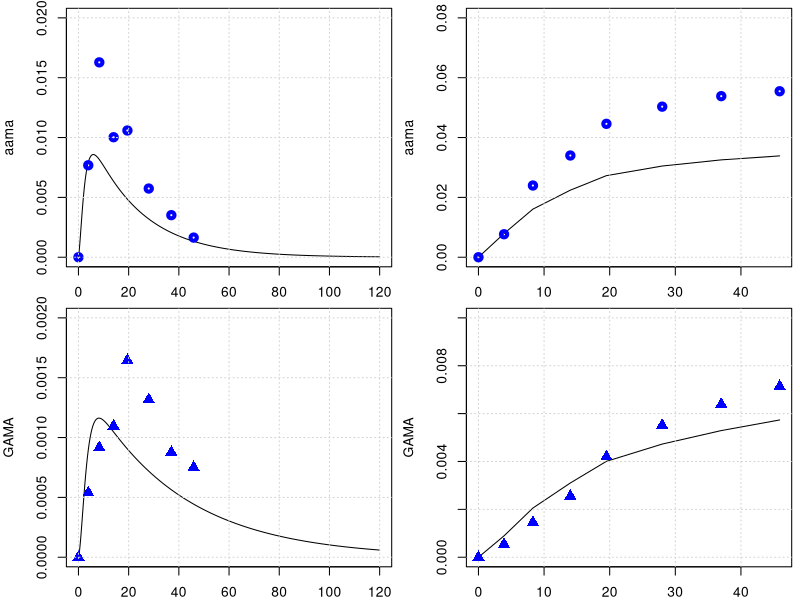
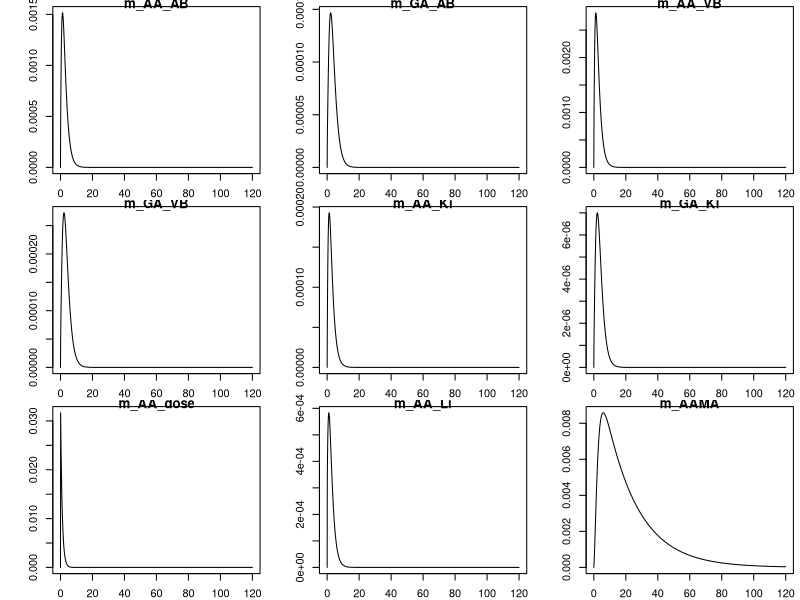
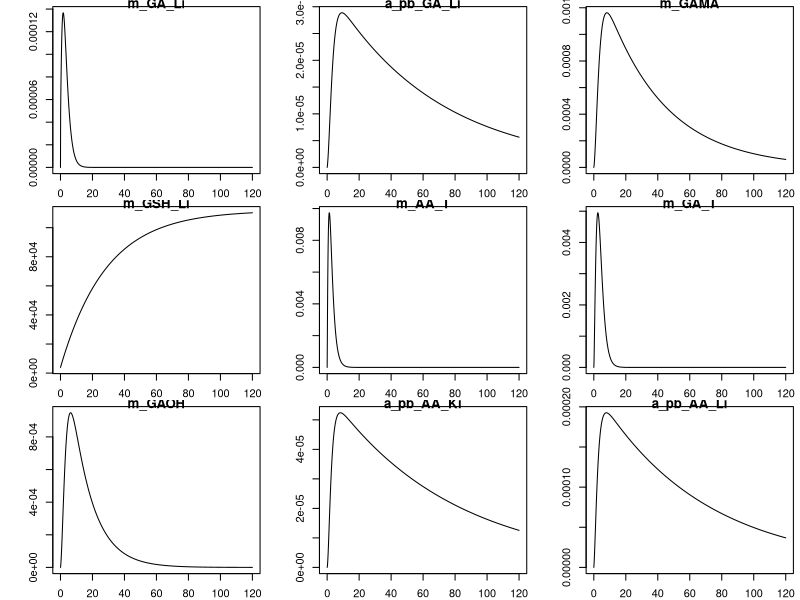
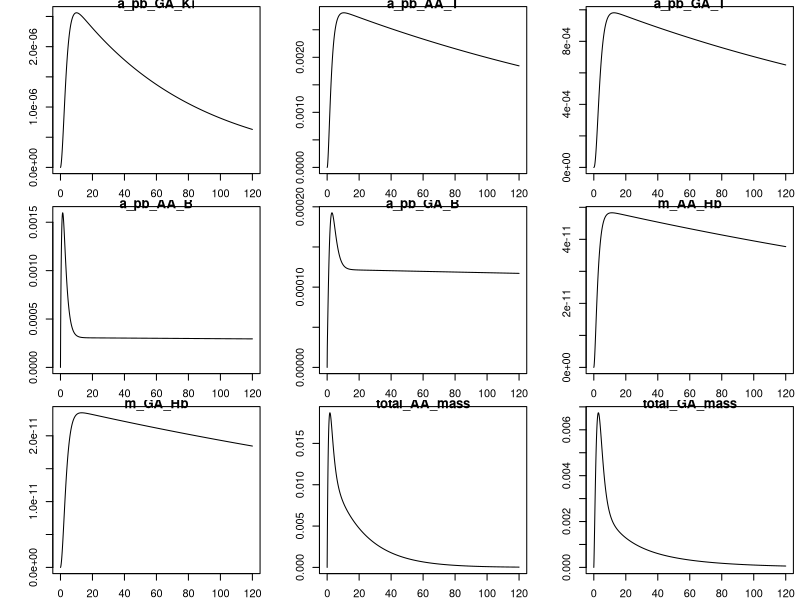
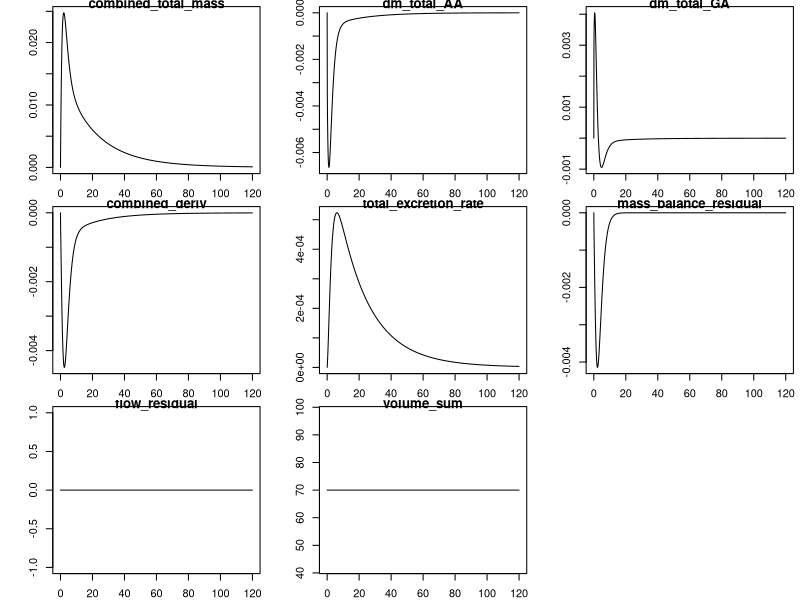

Here is the R script that generated these plots, in order:
library(deSolve)
library(minpack.lm)
graphics.off()

# body weight in kg
BW = 70 
# fractions of BW
##https://journals.sagepub.com/doi/pdf/10.1177/ANIB_32_3-4
F_B = 0.079 
F_B_AB = 0.35 #fraction: arterial blood of blood volume
F_B_VB = 0.65 #fraction: venous blood of blood volume
F_Li = 0.026
F_Ki = 0.0044
F_T = 1-(F_B+F_Li+F_Ki)
# organ volumes in L
V_AB <- BW*F_B*F_B_AB 
V_VB <- BW*F_B*F_B_VB 

V_T <- BW*F_T
V_Ki <- BW*F_Ki
V_Li <- BW*F_Li
# cardiac output in L/(kg*h)
##https://journals.sagepub.com/doi/pdf/10.1177/ANIB_32_3-4
QCC = 16        #12.5 # maybe 14 or 6.5 check?
Q_C = QCC*BW^0.75
#FQ_P = 2.5/100 Trine: We don't have a lung compartment in this model
FQ_Li = 0.255
FQ_Ki = 0.19 #total - there is also an aterial flow rate 
FQ_T = 1 -( FQ_Li + FQ_Ki) # +FQ_P) Trine: We don't have a lung compartment in this model
Q_Li <- Q_C*FQ_Li
Q_Ki <- Q_C*FQ_Ki
Q_T <- Q_C*FQ_T

MW_aa = 71   # mg/mmol
MW_ga = 87   # mg/mmol
MW_GSH = 307.32 # mg/mmol
k_0_GSH = 7   # from Sweeney paper.
MW_GSH = 307.32     # mg/mmol

# partition coefficient 
pAA_TB = .2        # Tissue::blood partition AA, Sweeney et al (2010) paper
pAA_KiB = 0.8      # Kidney::blood partition AA, Sweeney et al (2010) paper
pAA_LiB = 0.4      # liver::blood partition AA, Sweeney et al (2010) paper
# Maybe we said it earlier and these parameters are not sensitive to the model, but from which paper did you get the values of these partition coefs., 
# in the paper of Sweeney and of Li are different pAA_LiB = 0.4 and pAA_KiB = 0.8.

# reaction rate constants 
k_AAuptake = 1 #1/h

k_onAA_T = 0.028  #1/h     # we took it from Sweenney
k_onAA_B = 0.036  #1/h
k_onAA_Li = 0.71 #1/h
k_onAA_Ki = 0.13 #1/h

# from 0.23 to 0.35
k_cl_GSH = 0.035   # 1/h   #  Reed et al. 2008 'A mathematical model of glutathione metabolism'
# doi:10.1186/1742-4682-5-8

# k_onAA_GSH = 0.55 # L/(mmol h)
# check, we do not use it any more.
k_exc_AAMA = 0.049  ## ##MK Furh et al. report on Elimination half-life of AAMA as ~17.4 h, then k_exc_AAMA=0.0398 h-1#
# 'Toxicokinetics of acrylamide in humans after ingestion of a defined dose in a test meal to improve risk assessment for acrylamide carcinogenicity'
# DOI: 10.1158/1055-9965.EPI-05-0647
# 0.049 #1/h or 0.13 # this will change the shape

# Maximum velocity for enzymatic reaction 
V_max_p450 = 9 /MW_aa*BW^0.7  # mg/h  from Sweenney paper, checked!
# maximum rate of GA and AA conjugation with GSH (mg/(h BW^0.7))
Vmax_AA_GSH <- 24*BW^0.7 # from the Sweeny  fitted   mg/h

# +++++++++++++++++++++++++++++++++++++++++++++++++++++++++++++++++
# PARAMETERS FOR GA
# +++++++++++++++++++++++++++++++++++++++++++++++++++++++++++++++++
# partition coefficient
pGA_TB = 1.35 # Have been calculated from the Doerge et al 2005 paper on TK in mice
pGA_LiB = 0.63 # Have been calculated from the Doerge et al 2005 paper on TK in mice
pGA_KiB = .3

#k_onGA_GSH = 0.8 #L/(mmol h)
k_onGA_T = 0.69        #1/h
k_onGA_B = 0.108       #1/h
k_onGA_Ki = k_onAA_T/2 #1/h
k_onGA_Li = 0.115      #1/h

k_exc_GAMA = 0.027   ##MK Furh et al. report on Elimination half-life of GAMA: ~25.1 hours, then k_exc_GAMA = 0.0276 h-1##  
# 0.077 #1/h  # or 0.027 # from sweeney # 
k_exc_GAOH = 0.077     # 1/h  # from sweeney
# (removed as no longer used) k_exc_GA <- .4         # 1/h Q_Ki*0.025

# Maximum velocity for enzymatic reaction 
V_max_EH = 20 *BW^0.7  
KM_p450 = 10.0
KM_EH = 100.0
# maximum rate of GA and AA conjugation with GSH (mg/(h BW^0.7))
Vmax_GA_GSH <- 20*BW^0.7 # from the Sweeny ( Vmax_GC2 )  fitted   mg/h

KMG1 = 50  #!Km with respect to AA for GSH conjugation mg/L (from Sweeny code) 
# Trine: This should be mg. Delete the term MW_aa
# Sweeney has this parameter for rats ans 100 mg/L why did you use this number and why divived by MW??

KMGG = .1/MW_GSH        # !KM with respect to GSH for AA or GA conjugation with GSH mmol/L. Trine: should be mg/L
####and that this is 307 mg/L #This comment is wrong ignore
KMG2 = 100  #!Km with respect to GA for GSH conjugation mM. Trine: This should be mg. Delete the term MW_aa
# The same comment as for KMG1

# from the code, not from paper
KPT_Li = 0.015    # !'protein turnover rate in liver'# this is confimred in the exp. values of Sweeney
KPT_Ki = 0.013    # !'protein turnover rate in kidney'# 1/h this is 0.012 in Sweeney, I guess its not much of difference
#KPTR   = 1        # !'protein turnover rate in rpt'# this is 0.012 in Li et.al
KPTS   = 0.0039   # !'protein turnover rate in spt'# and this they have it 0.0051 Sweeney and Li 0.0012 refering to Sweeney
KPTRB  = 0.00035  # (correct by Maria)    # !'protein turnover rate in rbc'# how did we get that?
KPTPL  = 0.012    # !'protein turnover rate in plasma'# Sweeney has 0.012 for this value

   kpb_Li = 0.1    #!protein binding in liver
   kpbk_ki = 0.08   #!protein binding in kidney
   kpbr1 = 0.08  # !protein binding in rpt
   kpbs1 = 0.08   #!protein binding in spt
   kpbrb1 = 0.01 # !protein binding in rbc (hemoglobin binding)
   kpbpl1 = 0.01   #!protein binding in plasma 
reactratio = 2.0  #!reactivity ratio with protein, AA/GA
kpb_Li_2 = kpb_Li/reactratio    #!protein binding in liver
kpbk2 = kpbk_ki/reactratio    #!protein binding in kidney
kpbr2 = kpbr1/reactratio    #!protein binding in rpt
kpbs2 = kpbs1/reactratio    #!protein binding in spt
kpbrb2 = kpbrb1/reactratio  #!protein binding in rbc (hemoglobin binding)
kpbpl2 = kpbpl1/reactratio  #!protein binding in plasma 

K_FORM_AA_VAL = 7500 * 1.6 * 10^(-10) /MW_aa    # !fmol AA-val/mg globin per mM AA-hr
K_FORM_GA_VAL = 34000  * 1.6 * 10^(-10) /MW_ga   # !fmol GA-val/mg globin per mM GA-hr
K_REM_AA_VAL = 0.00231  # !removal of AA-val adducts from RBC per hr
K_REM_GA_VAL = 0.00231  # !removal of GA-val adducts from RBC per hr
# +++++++++++++++++++++++++++++++++++++++++++++++++++++++++++++++++
# create list of parameter
# +++++++++++++++++++++++++++++++++++++++++++++++++++++++++++++++++
params <- unlist(c(data.frame(pAA_TB, pAA_LiB, pAA_KiB,
                              pGA_TB, pGA_LiB, pGA_KiB,
                              k_onAA_T, k_onAA_B, k_onAA_Li,  k_onAA_Ki,
                              k_onGA_T, k_onGA_B, k_onGA_Li, k_onGA_Ki, 
                              k_exc_AAMA, k_exc_GAMA,
                              k_cl_GSH, V_max_p450, KM_p450, V_max_EH, KM_EH,
                              k_AAuptake)
))
yini <- c(m_AA_AB = 0.0, m_GA_AB = 0.0,      
          m_AA_VB = 0.0, m_GA_VB = 0.0,
          m_AA_Ki = 0.0, m_GA_Ki = 0.0, m_AA_dose = 0 ,
          m_AA_Li = 0.0, m_AAMA = 0.0, 
          m_GA_Li = 0.0, a_pb_GA_Li = 0.0,
          m_GAMA  = 0.0,       
          m_GSH_Li = k_0_GSH * V_Li * MW_GSH, 
          m_AA_T = 0.0, m_GA_T = 0.0,
          m_GAOH = 0.0, 
          a_pb_AA_Ki = 0,  a_pb_AA_Li = 0,
          a_pb_GA_Ki = 0, a_pb_AA_T = 0, 
          a_pb_GA_T = 0,
          a_pb_AA_B = 0,
          a_pb_GA_B = 0,
          m_AA_Hb = 0.0,   # <-- AA-hemoglobin adduct
          m_GA_Hb = 0.0    # <-- GA-hemoglobin adduct
)
# ++++++++++++++++++++++++++++++++++++++++++++++++++++++++++++++++++
# PBPK model for Acrylamide (AA) with GA and mass-balance diagnostics
# ++++++++++++++++++++++++++++++++++++++++++++++++++++++++++++++++++
PBPKmodelAA <- function(t, state, parameter) {
  with(as.list(c(t, state, parameter)), {
    
    #----#---#  Model for AA  #---#---#
    # concentrations blood in the organs in mg/L
    c_AA_AB <- m_AA_AB / V_AB
    c_AA_VB <- m_AA_VB / V_VB
    c_AA_T  <- m_AA_T  / V_T
    c_AA_Li <- m_AA_Li / V_Li   
    c_AA_Ki <- m_AA_Ki / V_Ki
    
    c_GSH_Li <- m_GSH_Li / V_Li
    
    # units checked -> mg/h
    dm_AA_dose <- - k_AAuptake * m_AA_dose
    
    # Blood
    # units checked -> mg/h
    dm_AA_AB <- Q_C * (c_AA_VB - c_AA_AB) - k_onAA_B * m_AA_AB
    dm_AA_VB <- Q_T * (c_AA_T / pAA_TB) + Q_Li * (c_AA_Li / pAA_LiB) + Q_Ki * (c_AA_Ki / pAA_KiB) -
      Q_C * c_AA_VB - k_onAA_B * m_AA_VB
    # overall turnover / bound pool in blood (diagnostic of binding turnover)
    da_pb_AA_B <- k_onAA_B * c_AA_AB - a_pb_AA_B * KPTRB + Q_C * (c_AA_VB - c_AA_AB)

    # !terminal valine hemoglobin adducts
    dm_AA_Hb <- K_FORM_AA_VAL * c_AA_VB - K_REM_AA_VAL * m_AA_Hb
    
    

    
    # Kidney
    dm_AA_Ki <- Q_Ki * c_AA_AB - Q_Ki * (c_AA_Ki / pAA_KiB) - k_onAA_Ki * m_AA_Ki
    # protein turnover AA in Kidney
    da_pb_AA_Ki <- kpbk_ki * m_AA_Ki - a_pb_AA_Ki * KPT_Ki
    
    # liver metabolism (AA -> GA via P450 and AA -> AAMA via GSH conjugation)
    metAA_GSH  <- Vmax_AA_GSH * c_AA_Li * c_GSH_Li / ((KMG1 + c_AA_Li) * (KMGG + c_GSH_Li))
    metAA_P450 <- V_max_p450 * MW_aa * c_AA_Li / (KM_p450 + c_AA_Li)
    
    # Liver mass balance for AA
    dm_AA_Li <- Q_Li * (c_AA_AB - c_AA_Li / pAA_LiB) + k_AAuptake * m_AA_dose -
      k_onAA_Li * m_AA_Li - metAA_P450 - metAA_GSH
    # protein turnover AA in Liver
    da_pb_AA_Li <- kpb_Li * m_AA_Li - a_pb_AA_Li * KPT_Li
    
    # Tissue
    dm_AA_T <- Q_T * (c_AA_AB - c_AA_T / pAA_TB) - k_onAA_T * m_AA_T
    # protein turnover AA in Tissue
    da_pb_AA_T <- kpbs1 * m_AA_T - a_pb_AA_T * KPTS
    
    # Urine / metabolite AAMA (from AA via GSH conjugation)
    dm_AAMA <- metAA_GSH - m_AAMA * k_exc_AAMA
    
    
    ########################################################################################
    #-GA-#-GA-#  Model for GA  #-GA-#-GA-#    
    # concentrations blood in the organs in mg/L
    c_GA_AB <- m_GA_AB / V_AB
    c_GA_VB <- m_GA_VB / V_VB
    c_GA_T  <- m_GA_T  / V_T
    c_GA_Li <- m_GA_Li / V_Li
    c_GA_Ki <- m_GA_Ki / V_Ki
    
    # Blood
    dm_GA_AB <- Q_C * (c_GA_VB - c_GA_AB) - k_onGA_B * m_GA_AB
    dm_GA_VB <- Q_T * (c_GA_T / pGA_TB) + Q_Li * (c_GA_Li / pGA_LiB) + Q_Ki * (c_GA_Ki / pGA_KiB) -
      Q_C * c_GA_VB - k_onGA_B * m_GA_VB
    
    # overall turnover / bound pool in blood (diagnostic of binding turnover)
    da_pb_GA_B <- k_onGA_B * c_GA_AB - a_pb_GA_B * KPTRB + Q_C * (c_GA_VB - c_GA_AB)
    
    # hemoglobin
    dm_GA_Hb <- K_FORM_GA_VAL * c_GA_VB - K_REM_GA_VAL * m_GA_Hb

       
    # Kidney
    dm_GA_Ki <- Q_Ki * c_GA_AB - Q_Ki * (c_GA_Ki / pGA_KiB) - k_onGA_Ki * m_GA_Ki
    da_pb_GA_Ki <- kpbk_ki * m_GA_Ki - a_pb_GA_Ki * KPT_Ki
    
    # Liver metabolism for GA (and formation from AA via p450)
    metGA_GSH <- Vmax_GA_GSH * c_GSH_Li * c_GA_Li / ((c_GA_Li + KMG2) * (c_GSH_Li + KMGG))
    metGA_EH  <- V_max_EH  * c_GA_Li / (KM_EH + c_GA_Li)
    
    dm_GA_Li <- Q_Li * (c_GA_AB - c_GA_Li / pGA_LiB) - k_onGA_Li * m_GA_Li +
      metAA_P450 - metGA_GSH - metGA_EH
    # protein turnover GA in Liver
    da_pb_GA_Li <- kpb_Li_2 * m_GA_Li - a_pb_GA_Li * KPT_Li
    
    # GA metabolites (excretable)
    dm_GAMA  <- metGA_GSH - m_GAMA * k_exc_GAMA
    dm_GAOH  <- metGA_EH  - m_GAOH * k_exc_GAOH
    
    # Tissue
    dm_GA_T <- Q_T * (c_GA_AB - c_GA_T / pGA_TB) - k_onGA_T * m_GA_T
    da_pb_GA_T <- kpbs2 * m_GA_T - a_pb_GA_T * KPTS
    
    # GSH pool in liver (consumed by both AA and GA conjugation)
    dm_GSH_Li <- k_0_GSH * V_Li * MW_GSH - k_cl_GSH * m_GSH_Li - metAA_GSH - metGA_GSH
    
    
    
    
    # -------------------------------------------------------------------------
    # Mass-balance diagnostics (do not change dynamics; returned as named outputs)
    # Total mass pools (AA, GA, and combined AA+GA + metabolites)
    total_AA_mass <- m_AA_AB + m_AA_VB + m_AA_T + m_AA_Li + m_AA_Ki + m_AAMA
    total_GA_mass <- m_GA_AB + m_GA_VB + m_GA_T + m_GA_Li + m_GA_Ki + m_GAMA + m_GAOH
    
    # Rate of change of total AA (sum of AA derivatives)
    dm_total_AA <- dm_AA_dose + dm_AA_AB + dm_AA_VB + dm_AA_T + dm_AA_Li + dm_AA_Ki + dm_AAMA
    # Rate of change of total GA (sum of GA derivatives)
    dm_total_GA <- dm_GA_AB + dm_GA_VB + dm_GA_T + dm_GA_Li + dm_GA_Ki + dm_GAMA + dm_GAOH
    
    # Combined pool derivative (AA + GA + excretable metabolites)
    combined_deriv <- dm_total_AA + dm_total_GA
    
    # Total excretion (rate at which mass leaves the modeled system)
    total_excretion_rate <- m_AAMA * k_exc_AAMA + m_GAMA * k_exc_GAMA + m_GAOH * k_exc_GAOH
    
    # For perfect mass conservation: combined_deriv + total_excretion_rate should be ~ 0
    # (because conversions AA->GA are internal transfers; only excretion removes mass)
    mass_balance_residual <- combined_deriv + total_excretion_rate
    
    # Flow/volume diagnostics
    flow_residual <- Q_C - (Q_T + Q_Li + Q_Ki)   # if non-zero, flows don't sum to cardiac output
    volume_sum    <- V_AB + V_VB + V_T + V_Li + V_Ki  # check if sum matches expected total blood/tissue volume
    
    # -------------------------------------------------------------------------
    # Return: first element must be vector of derivatives (in the same order as `state`)
    derivs <- c(
      dm_AA_AB,    dm_GA_AB,   
      dm_AA_VB,    dm_GA_VB,
      dm_AA_Ki,    dm_GA_Ki,   dm_AA_dose,
      dm_AA_Li,    dm_AAMA,
      dm_GA_Li,    da_pb_GA_Li, dm_GAMA,
      dm_GSH_Li,   dm_AA_T,     dm_GA_T,
      dm_GAOH,
      da_pb_AA_Ki, da_pb_AA_Li,
      da_pb_GA_Ki, da_pb_AA_T, 
      da_pb_GA_T,
      da_pb_AA_B,
      da_pb_GA_B,
      dm_AA_Hb ,   # <-- AA-hemoglobin adduct
      dm_GA_Hb     # <-- GA-hemoglobin adduct
    )
    
    # Named diagnostics returned as additional items (deSolve will include them in output)
    return(list(
      derivs,
      total_AA_mass = total_AA_mass,
      total_GA_mass = total_GA_mass,
      combined_total_mass = total_AA_mass + total_GA_mass,
      dm_total_AA = dm_total_AA,
      dm_total_GA = dm_total_GA,
      combined_deriv = combined_deriv,
      total_excretion_rate = total_excretion_rate,
      mass_balance_residual = mass_balance_residual,
      flow_residual = flow_residual,
      volume_sum = volume_sum
    ))
  })
}
PBPKmodelAA <- compiler::cmpfun(PBPKmodelAA)

# ++++++++++++++++++++++++++++++++++++++++++++++++++++++++++++++++++
# manual readout from Kopp and Dekant 2009
# ++++++++++++++++++++++++++++++++++++++++++++++++++++++++++++++++++
n_days = 1
times <- seq(from = 0, to = n_days * 24 * 5 , by = 0.1)
diet <- data.frame(var = "m_AA_dose", method = "add",
                   time = 24* c(0:(n_days/2)),  value = 0.5 *BW /1000 )  # dose of 0.05 microg/kg bw
out <- ode(y = yini, times = times, func = PBPKmodelAA, parms = params, events = list(data = diet))
yobs_urine <- data.frame(
  time = c(0.0, 3.9, 8.3, 14, 19.5, 28, 37, 45.9),
  AAMA = c(0.0/1000000, 32.8/1000000, 69.5/1000000, 42.8/1000000, 45.2/1000000, 24.5/1000000, 15/1000000, 7/1000000)*234.28, #https://pubchem.ncbi.nlm.nih.gov/compound/N-Acetyl-S-_2-carbamoylethyl_-L-cysteine
  GAMA = c(0.0, 2.15*1e-6, 3.66*1e-6, 4.38*1e-6, 6.57*1e-6, 5.26*1e-6, 3.50*1e-6, 3.0*1e-6)*250.27
)

# plot for AAMA in urinary
par(mfrow=c(2,2),mar=c(2,4,.5,.5))
plot(out[,'time'], out[,'m_AAMA']   ,type = 'l',xlab = 'time', ylab = 'aama', ylim = c(0,.02) )
points(yobs_urine$time, yobs_urine$AAMA , col="blue", lwd = 4) ; grid()
time_points_measure_unrine = c(1, 40, 84, 141, 196, 280 , 371, 460)
tamtam = out[,'m_AAMA'][time_points_measure_unrine ]
plot(yobs_urine$time, cumsum( tamtam ),type = 'l', ylab = 'aama', ylim = c(0,.08), xlab = 'time' ); grid()
points(yobs_urine$time, cumsum(yobs_urine$AAMA) , col="blue", lwd = 4)

# plot for GAMA 
plot(out[,'time'], out[,'m_GAMA']  ,type = 'l',xlab = '', ylab = 'GAMA', ylim = c(0,.002) )
points(yobs_urine$time, yobs_urine$GAMA , col="blue", cex = 1.5, pch = 17); grid()
time_points_measure_unrine = c(1, 40, 84, 141, 196, 280 , 371, 460)
tamtam = out[,'m_GAMA'][time_points_measure_unrine ]
plot(yobs_urine$time, cumsum( tamtam ),type = 'l',xlab = '', ylab = 'GAMA', ylim = c(0,.01) ); grid()
points(yobs_urine$time, cumsum(yobs_urine$GAMA) , col="blue",cex = 1.5, pch = 17)


cat('Press ENTER to plot more:............'); plot(out)
